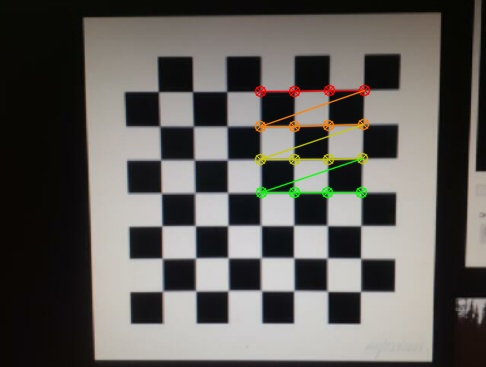
#> input picture OpenCV/Activity/Images/calib0.jpg, 486 x 367 px, given in place of the camera
$ python colorMask.py
#> lines starting #> are read from the running program, lines starting #| are printed output that depends on the picture; after the words box and inside, x2 and y2 are one past the last pixel; in counts of white or black regions, pixels touching at a corner belong together
import cv2 as cv
import numpy as np


def nothing(x):
    pass


captura = cv.VideoCapture(0)

cv.namedWindow("Video")
cv.createTrackbar('Hmin', 'Video', 0, 255, nothing)
#> slider 'Hmin' is set to 51
cv.createTrackbar('Smin', 'Video', 0, 255, nothing)
#> slider 'Smin' is set to 51
cv.createTrackbar('Vmin', 'Video', 0, 255, nothing)
#> slider 'Vmin' is set to 51
cv.namedWindow("result")
cv.createTrackbar('Hmax', 'Video', 0, 255, nothing)
#> slider 'Hmax' is set to 255
cv.createTrackbar('Smax', 'Video', 0, 255, nothing)
#> slider 'Smax' is set to 255
cv.createTrackbar('Vmax', 'Video', 0, 255, nothing)
#> slider 'Vmax' is set to 255

while(1):
    ret, frame = captura.read()
#> frame is the input picture: shape (367, 486, 3); mean B, G, R 89.1, 93.3, 96.1
    if not ret:
        break
    cv.imshow("Video", frame)

    hsv = cv.cvtColor(frame, cv.COLOR_BGR2HSV)
#> hsv: shape (367, 486, 3); mean H, S, V 53.1, 56.8, 98

    hmin = cv.getTrackbarPos('Hmin', 'Video')
    smin = cv.getTrackbarPos('Smin', 'Video')
    vmin = cv.getTrackbarPos('Vmin', 'Video')

    hmax = cv.getTrackbarPos('Hmax', 'Video')
    smax = cv.getTrackbarPos('Smax', 'Video')
    vmax = cv.getTrackbarPos('Vmax', 'Video')

    minMask = np.array([hmin, smin, vmin])
    maxMask = np.array([hmax, smax, vmax])

    mask = cv.inRange(hsv, minMask, maxMask)
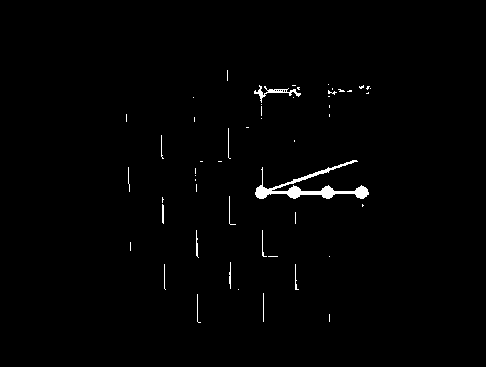
#> mask: shape (367, 486); 1% white; 52 white regions (38 under 20 px)
    result = cv.bitwise_and(frame, frame, mask=mask)

    img_gray = cv.cvtColor(result, cv.COLOR_BGR2GRAY)
    img_blur = cv.GaussianBlur(img_gray, (7, 7), 0)

    sobelxy = cv.Sobel(src=img_blur, ddepth=cv.CV_64F, dx=1, dy=1, ksize=5)
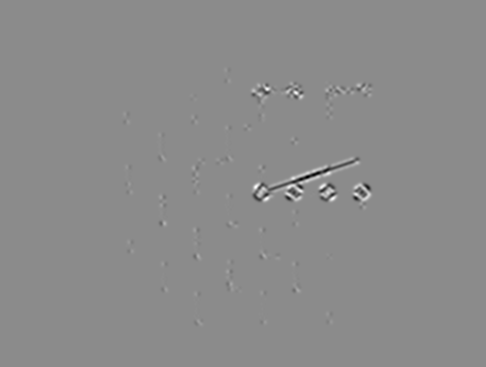
#> sobelxy: shape (367, 486) float64; min -651, max 537, mean 0; drawn with min black and max white

    (cnts, _) = cv.findContours(mask.copy(),
                                cv.RETR_EXTERNAL, cv.CHAIN_APPROX_SIMPLE)
#> cnts = 52 contours, 50 with area under 20; largest, box (x1, y1, x2, y2) and area: (255, 160, 369, 199) 814, (254, 85, 301, 103) 126
    if (type(cnts) == type(None)):
        continue
    elif len(cnts) > 0:
        cnt = sorted(cnts, key=cv.contourArea, reverse=True)[0]
#> cnt = contour of 229 points, box (x1, y1, x2, y2) (255, 160, 369, 199), area 814
        rect = np.int32(cv.boxPoints(cv.minAreaRect(cnt)))
#> rect = [[368, 198], [255, 198], [255, 160], [368, 160]]
        cv.drawContours(frame, [rect], -1, (0, 255, 255),
                        2)
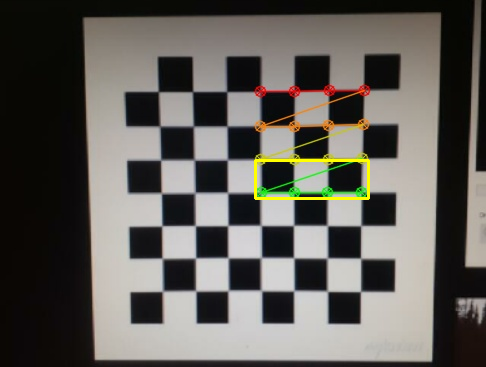
#> frame: shape (367, 486, 3); 0.51% of pixels changed, all inside (x1, y1, x2, y2) = (254, 159, 370, 200)
        cv.imshow("conto", frame)

    cv.imshow('result', result)
    cv.imshow('sobel edge', sobelxy)
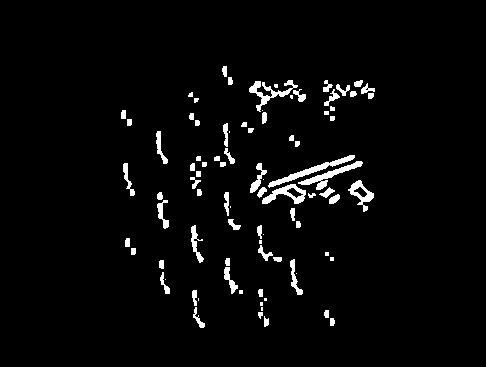
#> window 'sobel edge': shape (367, 486); 3.3% white; 87 white regions (17 under 20 px), largest, box (x1, y1, x2, y2) and area: (268, 155, 355, 188) 477, (298, 161, 363, 190) 433, (249, 80, 298, 112) 418

    k = cv.waitKey(30) & 0xff
#> (key Esc is pressed here)
    if k == 115:
        cv.imwrite('imagem.png', frame)
        cv.imshow("Imagem Salva", cv.imread('imagem.png'))
        print('imagem salva como imagem.png')
    elif k == 27:
        break

captura.release()
cv.destroyAllWindows()
